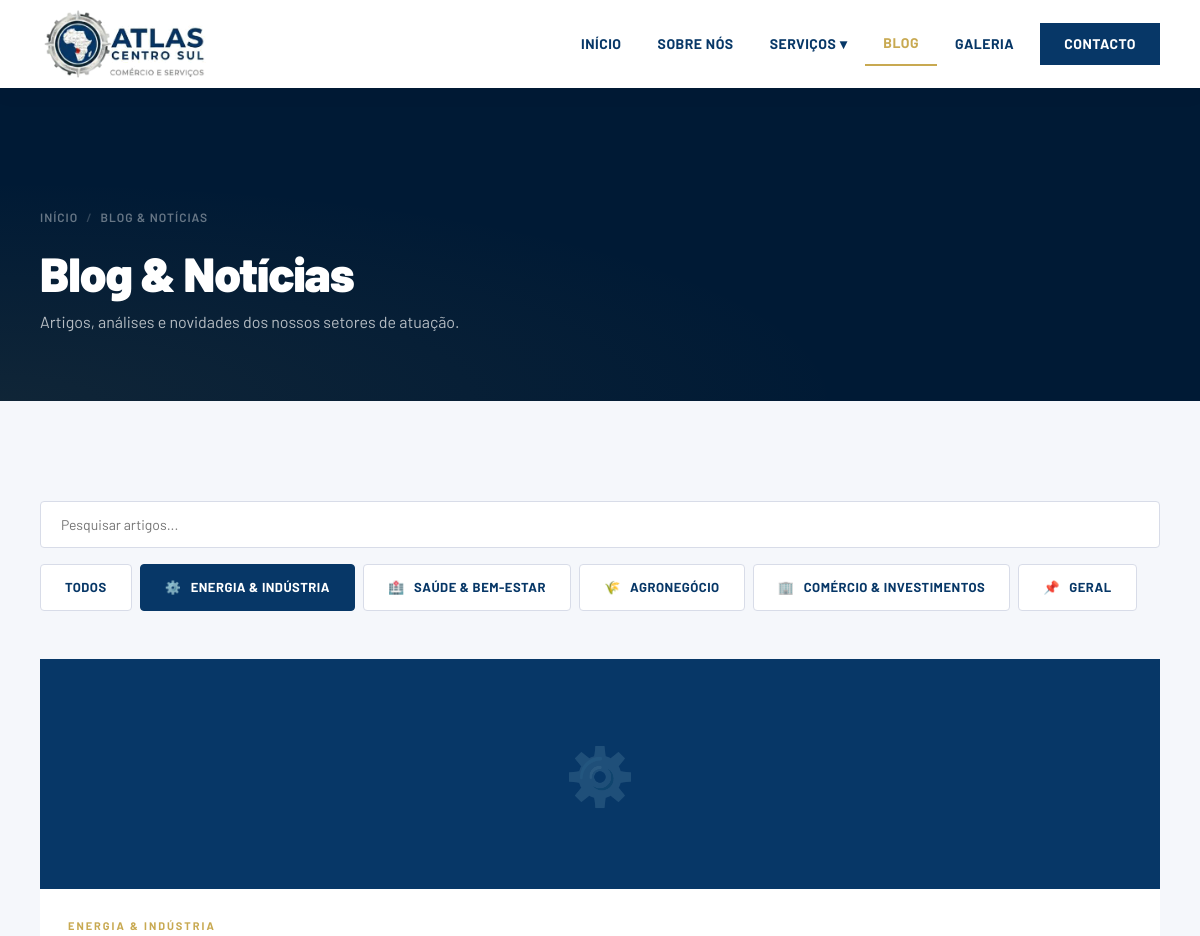
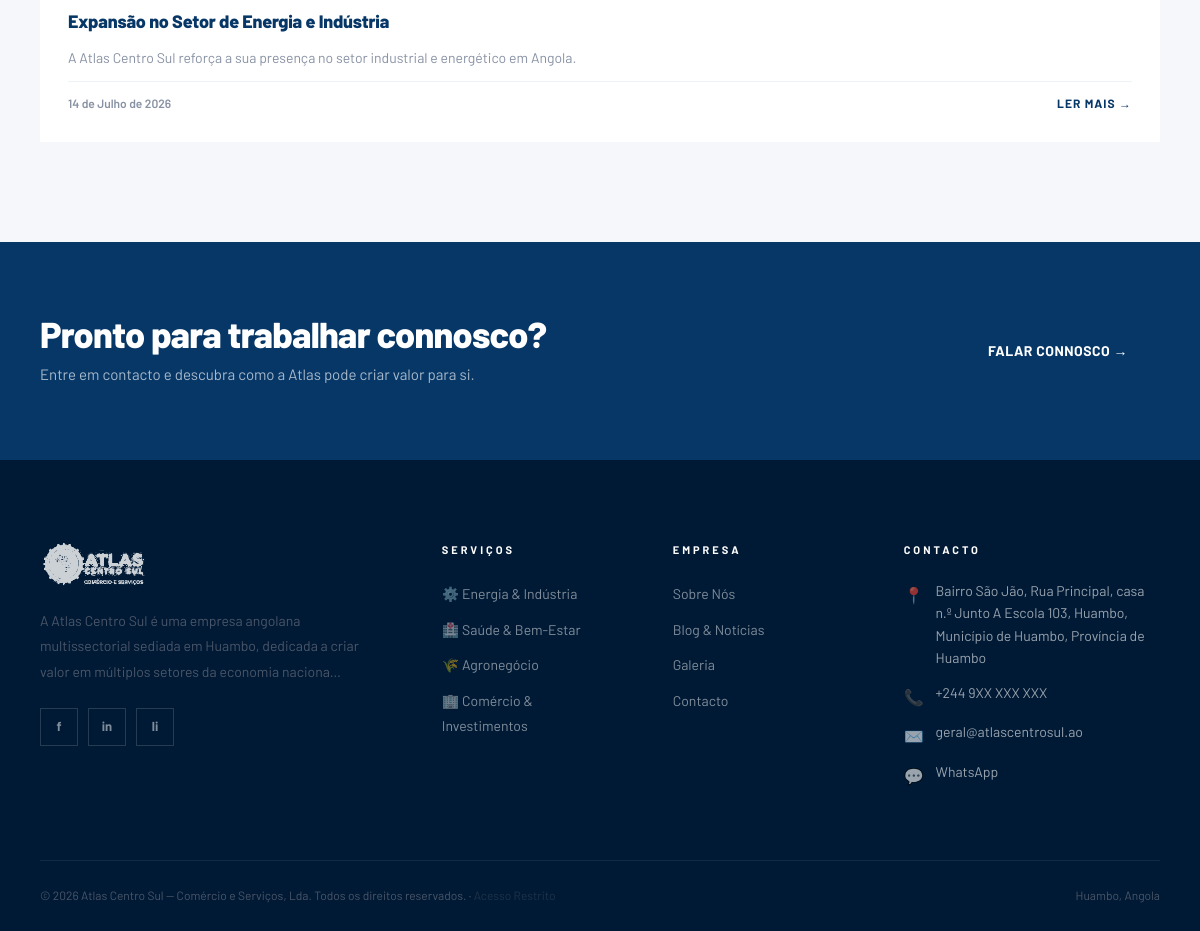
/blog.php?cat=energia-industria, run on the app's committed database (2 pictures, top to bottom).
### tables this page shows
CREATE TABLE IF NOT EXISTS posts (
    id               INT AUTO_INCREMENT PRIMARY KEY,
    titulo           VARCHAR(250) NOT NULL,
    slug             VARCHAR(250) NOT NULL UNIQUE,
    resumo           TEXT,
    corpo            LONGTEXT NOT NULL,
    categoria        ENUM('energia-industria','saude-bem-estar','agronegocio','comercio-investimentos','geral') DEFAULT 'geral',
    imagem_destaque  VARCHAR(300),
    publicado        TINYINT(1) DEFAULT 1,
    criado_em        TIMESTAMP DEFAULT CURRENT_TIMESTAMP,
    atualizado_em    TIMESTAMP DEFAULT CURRENT_TIMESTAMP ON UPDATE CURRENT_TIMESTAMP
);

CREATE TABLE IF NOT EXISTS configuracoes (
    chave   VARCHAR(100) PRIMARY KEY,
    valor   TEXT,
    label   VARCHAR(150)
);

### app/helpers.php (called while the page is built, shortened)
<?php
function sanitizar(string $str): string {
    return htmlspecialchars(strip_tags(trim($str)), ENT_QUOTES, 'UTF-8');
}
function truncar(string $texto, int $limite = 150): string {
    $texto = strip_tags($texto);
    return mb_substr($texto, 0, $limite) . '…';
}
function formatarData(string $data): string {
    $meses = ['Janeiro','Fevereiro','Março','Abril','Maio','Junho',
              'Julho','Agosto','Setembro','Outubro','Novembro','Dezembro'];
    $ts = strtotime($data);
    return date('d', $ts) . ' de ' . $meses[(int)date('n', $ts) - 1] . ' de ' . date('Y', $ts);
}
function labelCategoria(string $slug): string {
    $cats = [
        'energia-industria'       => 'Energia & Indústria',
        'saude-bem-estar'         => 'Saúde & Bem-Estar',
        'agronegocio'             => 'Agronegócio',
        'comercio-investimentos'  => 'Comércio & Investimentos',
        'geral'                   => 'Geral',
    ];
    return $cats[$slug] ?? ucfirst($slug);
}
function iconeCategoria(string $slug): string {
    $icons = [
        'energia-industria'       => '⚙️',
        'saude-bem-estar'         => '🏥',
        'agronegocio'             => '🌾',
        'comercio-investimentos'  => '🏢',
        'geral'                   => '📌',
    ];
    return $icons[$slug] ?? '📌';
}
function config(string $chave, string $padrao = ''): string {
    static $cache = [];
    if (!isset($cache[$chave])) {
        try {
            $pdo  = getDB();
            $stmt = $pdo->prepare("SELECT valor FROM configuracoes WHERE chave = :chave LIMIT 1");
            $stmt->execute([':chave' => $chave]);
            $row  = $stmt->fetch();
            $cache[$chave] = $row ? $row['valor'] : $padrao;
        } catch (Exception $e) {
            $cache[$chave] = $padrao;
        }
    }
    return $cache[$chave];
}

### blog.php (the view, shortened to what this page needs)
<?php
require_once __DIR__ . '/app/helpers.php';
$pdo = getDB();
$porPagina    = 9;
$paginaActual = max(1, (int)($_GET['p'] ?? 1));
$cat          = sanitizar($_GET['cat'] ?? '');
$q            = sanitizar($_GET['q'] ?? '');
$where  = "WHERE publicado = 1";
$params = [];
if ($cat) { $where .= " AND categoria = :cat"; $params[':cat'] = $cat; }
$totalStmt = $pdo->prepare("SELECT COUNT(*) FROM posts $where");
$totalStmt->execute($params);
$total = (int)$totalStmt->fetchColumn();
$pag   = paginar($total, $porPagina, $paginaActual);
$params[':limit']  = $porPagina;
$params[':offset'] = $pag['offset'];
$stmt = $pdo->prepare("SELECT * FROM posts $where ORDER BY criado_em DESC LIMIT :limit OFFSET :offset");
foreach ($params as $k => $v) {
    $stmt->bindValue($k, $v, is_int($v) ? PDO::PARAM_INT : PDO::PARAM_STR);
}
$stmt->execute();
$posts = $stmt->fetchAll();
$categorias = ['energia-industria','saude-bem-estar','agronegocio','comercio-investimentos','geral'];
?>
<?php include __DIR__ . '/partials/_header.php'; ?>
<div style="padding-top:var(--nav-h)">
<section class="page-hero">
    <div class="container page-hero-content">
        <div class="breadcrumb"><a href="/atlas/">Início</a> <span>/</span> Blog & Notícias</div>
        <h1 style="color:var(--white);font-weight:900;">Blog & Notícias</h1>
        <p style="color:rgba(255,255,255,.7);font-size:16px;margin-top:8px;max-width:500px;">Artigos, análises e novidades dos nossos setores de atuação.</p>
    </div>
</section>
<section class="section section-light">
    <div class="container">
        <form method="GET" style="display:flex;gap:16px;flex-wrap:wrap;margin-bottom:48px;align-items:stretch;">
            <div style="position:relative;flex:1;min-width:280px;">
                <input type="text" name="q" placeholder="Pesquisar artigos..." value="<?= htmlspecialchars($q) ?>"
                       style="width:100%;height:100%;padding:14px 20px;border:1px solid var(--gray-200);border-radius:var(--radius);font-size:14px;outline:none;font-family:var(--font);color:var(--navy-dark);background:var(--white);">
            </div>
            <div style="display:flex;gap:8px;flex-wrap:wrap;">
                <a href="/atlas/blog.php" style="display:inline-flex;align-items:center;padding:12px 24px;border:1px solid <?= !$cat ? 'var(--navy)' : 'var(--gray-200)' ?>;background:<?= !$cat ? 'var(--navy)' : 'var(--white)' ?>;color:<?= !$cat ? 'var(--white)' : 'var(--navy)' ?>;border-radius:var(--radius);font-size:13px;font-weight:700;text-transform:uppercase;letter-spacing:.5px;transition:var(--transition);">Todos</a>
                <?php foreach ($categorias as $c): ?>
                <a href="/atlas/blog.php?cat=<?= $c ?>" style="display:inline-flex;align-items:center;padding:12px 24px;border:1px solid <?= $cat === $c ? 'var(--navy)' : 'var(--gray-200)' ?>;background:<?= $cat === $c ? 'var(--navy)' : 'var(--white)' ?>;color:<?= $cat === $c ? 'var(--white)' : 'var(--navy)' ?>;border-radius:var(--radius);font-size:13px;font-weight:700;text-transform:uppercase;letter-spacing:.5px;transition:var(--transition);">
                    <?= iconeCategoria($c) ?> &nbsp; <?= labelCategoria($c) ?>
                </a>
                <?php endforeach; ?>
            </div>
        </form>
        <?php if (empty($posts)): ?>
        <div style="text-align:center;padding:80px 20px;color:var(--gray-500);background:var(--white);border:1px solid var(--gray-100);">
            <div style="font-size:48px;margin-bottom:16px;">📭</div>
            <h3 style="color:var(--navy);margin-bottom:8px;font-weight:700;">Nenhum artigo encontrado</h3>
            <p>Tente outra pesquisa ou categoria.</p>
        </div>
        <?php else: ?>
        <div class="news-grid">
            <?php foreach ($posts as $post): ?>
            <article class="news-card">
                <div class="news-img-wrapper">
                    <?php if ($post['imagem_destaque']): ?>
                    <img src="<?= htmlspecialchars($post['imagem_destaque']) ?>" alt="<?= htmlspecialchars($post['titulo']) ?>">
                    <?php else: ?>
                    <div class="news-img-placeholder" style="background:var(--navy);color:rgba(255,255,255,.2);font-size:56px;display:flex;align-items:center;justify-content:center;">
                        <?= iconeCategoria($post['categoria']) ?>
                    </div>
                    <?php endif; ?>
                </div>
                <div class="news-body">
                    <span class="news-category"><?= labelCategoria($post['categoria']) ?></span>
                    <h2 class="news-title" style="font-size:18px;font-weight:800;"><?= htmlspecialchars($post['titulo']) ?></h2>
                    <p class="news-excerpt"><?= htmlspecialchars($post['resumo'] ? $post['resumo'] : truncar(strip_tags($post['corpo']), 120)) ?></p>
                    <div class="news-footer">
                        <span class="news-date"><?= formatarData($post['criado_em']) ?></span>
                        <a href="/atlas/post.php?slug=<?= htmlspecialchars($post['slug']) ?>" class="news-link">Ler mais →</a>
                    </div>
                </div>
            </article>
            <?php endforeach; ?>
        </div>
        <?php endif; ?>
    </div>
</section>
</div>
<?php include __DIR__ . '/partials/_footer.php'; ?>

### partials/_footer.php (shortened to what this page needs)
<?php
require_once __DIR__ . '/../app/helpers.php';
?>
<section class="contact-strip">
    <div class="container">
        <div class="contact-strip-inner">
            <div>
                <h2>Pronto para trabalhar connosco?</h2>
                <p>Entre em contacto e descubra como a Atlas pode criar valor para si.</p>
            </div>
            <a href="/atlas/contacto.php" class="btn btn-navy">Falar Connosco →</a>
        </div>
    </div>
</section>
<footer class="footer">
    <div class="container">
        <div class="footer-grid">
            <div class="footer-brand">
                <img src="/atlas/assets/img/logo.png" alt="Atlas Centro Sul">
                <p><?= htmlspecialchars(truncar(config('sobre_resumo', 'A Atlas Centro Sul é uma empresa angolana multissectorial dedicada a criar valor em múltiplos sectores da economia nacional.'), 140)) ?></p>
                <div class="footer-socials">
                    <?php if (config('facebook')): ?>
                    <a href="<?= htmlspecialchars(config('facebook')) ?>" target="_blank" class="social-btn" title="Facebook">f</a>
                    <?php endif; ?>
                    <?php if (config('instagram')): ?>
                    <a href="<?= htmlspecialchars(config('instagram')) ?>" target="_blank" class="social-btn" title="Instagram">in</a>
                    <?php endif; ?>
                    <?php if (config('linkedin')): ?>
                    <a href="<?= htmlspecialchars(config('linkedin')) ?>" target="_blank" class="social-btn" title="LinkedIn">li</a>
                    <?php endif; ?>
                    <?php if (config('youtube')): ?>
                    <a href="<?= htmlspecialchars(config('youtube')) ?>" target="_blank" class="social-btn" title="YouTube">▶</a>
                    <?php endif; ?>
                </div>
            </div>
            <div>
                <p class="footer-heading">Serviços</p>
                <ul class="footer-links">
                    <li><a href="/atlas/servicos/energia-industria.php">⚙️ Energia & Indústria</a></li>
                    <li><a href="/atlas/servicos/saude-bem-estar.php">🏥 Saúde & Bem-Estar</a></li>
                    <li><a href="/atlas/servicos/agronegocio.php">🌾 Agronegócio</a></li>
                    <li><a href="/atlas/servicos/comercio-investimentos.php">🏢 Comércio & Investimentos</a></li>
                </ul>
            </div>
            <div>
                <p class="footer-heading">Empresa</p>
                <ul class="footer-links">
                    <li><a href="/atlas/sobre.php">Sobre Nós</a></li>
                    <li><a href="/atlas/blog.php">Blog & Notícias</a></li>
                    <li><a href="/atlas/galeria.php">Galeria</a></li>
                    <li><a href="/atlas/contacto.php">Contacto</a></li>
                </ul>
            </div>
            <div>
                <p class="footer-heading">Contacto</p>
                <div class="footer-contact-item">
                    <span class="icon">📍</span>
                    <span><?= htmlspecialchars(config('morada', 'Bairro São Jão, Rua Principal, Junto A Escola 103')) ?>, <?= htmlspecialchars(config('municipio', 'Município de Huambo')) ?>, <?= htmlspecialchars(config('provincia', 'Huambo')) ?></span>
                </div>
                <?php if (config('telefone_1')): ?>
                <div class="footer-contact-item">
                    <span class="icon">📞</span>
                    <a href="tel:<?= preg_replace('/\s+/', '', config('telefone_1')) ?>" style="color:rgba(255,255,255,.6);">
                        <?= htmlspecialchars(config('telefone_1')) ?>
                    </a>
                </div>
                <?php endif; ?>
                <?php if (config('email_geral')): ?>
                <div class="footer-contact-item">
                    <span class="icon">✉️</span>
                    <a href="mailto:<?= htmlspecialchars(config('email_geral')) ?>" style="color:rgba(255,255,255,.6);">
                        <?= htmlspecialchars(config('email_geral')) ?>
                    </a>
                </div>
                <?php endif; ?>
                <?php if (config('whatsapp')): ?>
                <div class="footer-contact-item">
                    <span class="icon">💬</span>
                    <a href="https://wa.me/<?= preg_replace('/[^0-9]/', '', config('whatsapp')) ?>" target="_blank" style="color:rgba(255,255,255,.6);">
                        WhatsApp
                    </a>
                </div>
                <?php endif; ?>
            </div>
        </div>
        <div class="footer-bottom">
            <p>© <?= date('Y') ?> <?= htmlspecialchars(config('empresa_nome', 'Atlas Centro Sul — Comércio e Serviços, Lda')) ?>. Todos os direitos reservados.
                · <a href="/atlas/admin/login.php" style="color: inherit; text-decoration: none; opacity: 0.4; transition: opacity 0.3s;" onmouseover="this.style.opacity=1" onmouseout="this.style.opacity=0.4">Acesso Restrito</a>
            </p>
            <p>Huambo, Angola</p>
        </div>
    </div>
</footer>
</body>
</html>

### data on the page
posts: categoria "⚙️", categoria "ENERGIA & INDÚSTRIA", titulo "Expansão no Setor de Energia e Indústria", resumo "A Atlas Centro Sul reforça a sua presença no setor industrial e energético em Angola.", criado_em "14 de Julho de 2026"
configuracoes: valor "A Atlas Centro Sul é uma empresa angolana multissectorial sediada em Huambo, dedicada a criar valor em múltiplos setores da economia naciona…"

### other printed values
iconeCategoria($c) "⚙️"
labelCategoria($c) "ENERGIA & INDÚSTRIA"
iconeCategoria($c) "🏥"
labelCategoria($c) "SAÚDE & BEM-ESTAR"
iconeCategoria($c) "🌾"
labelCategoria($c) "AGRONEGÓCIO"
iconeCategoria($c) "🏢"
labelCategoria($c) "COMÉRCIO & INVESTIMENTOS"
iconeCategoria($c) "📌"
labelCategoria($c) "GERAL"
config('morada', 'Bairro São Jão, Rua Principal, Junto A Escola 103') "Bairro São Jão, Rua Principal, casa n.º Junto A Escola 103, Huambo"
config('municipio', 'Município de Huambo') "Município de Huambo"
config('provincia', 'Huambo') "Província de Huambo"
config('telefone_1') "+244 9XX XXX XXX"
config('email_geral') "geral@atlascentrosul.ao"
